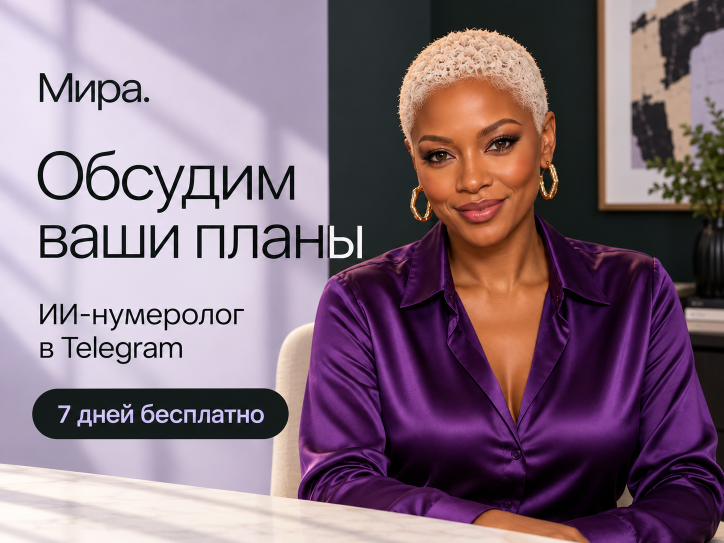
#> input picture docs/video-kit/yandex-direct/reference/ref-6-mira-lilac.png, 1448 x 1086 px (shown at 1/2 size)
$ python sheets-f.py
#> lines starting #> are read from the running program, lines starting #| are printed output that depends on the picture
#!/usr/bin/env python3
"""Concept F sheets -> ../../yandex-direct/concepts/F-depth/previews/
 F-main.jpg       row 1: benchmark | Mira E2 | Mira F ; row 2: five experts F
 F-proof-mira.jpg benchmark vs Mira F full size + split-tone glyph zoom of both
 F-faces.jpg      face check: kit scene (left) vs F scene (right) for each expert
 F-real-size.png  320x240"""
from pathlib import Path
from PIL import Image, ImageDraw, ImageFont
HERE = Path(__file__).resolve().parent; K = HERE.parent.parent / 'yandex-direct'; D = K / 'concepts' / 'F-depth'; P = D / 'previews'; P.mkdir(exist_ok=True)
EX = ['kira', 'asya', 'eva', 'mira', 'sofia']; NM = dict(mira='Мира', asya='Ася', eva='Ева', kira='Кира', sofia='София')
F = ImageFont.truetype(str(HERE / 'fonts' / 'Pretendard-Regular.otf'), 26); FB = ImageFont.truetype(str(HERE / 'fonts' / 'Pretendard-Medium.otf'), 30)
BG = (246, 244, 241); ref = Image.open(K / 'reference' / 'ref-6-mira-lilac.png').convert('RGB').resize((1440, 1080), Image.LANCZOS)
#> after `ref = Image.open(K / 'reference' / 'ref-6-mira-lilac.png').convert('RG`:
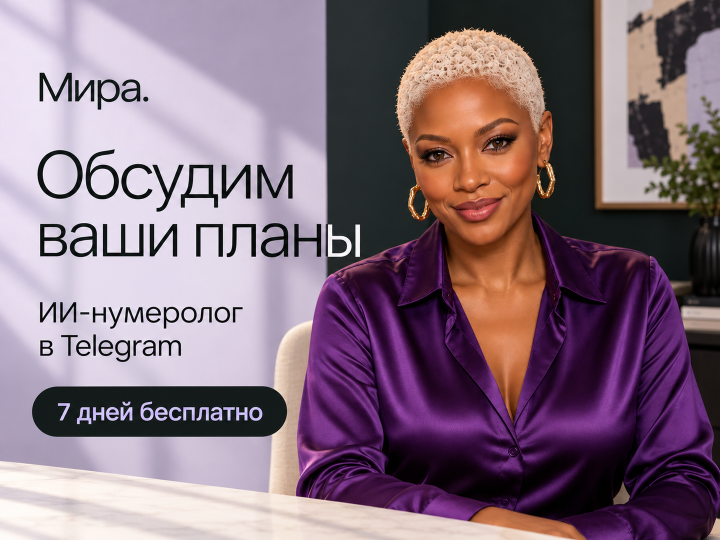
#> ref: PIL image 1440x1080 RGB (shown at 1/2 size); mean R, G, B 133.2, 111.3, 125.3
def im(p): return Image.open(p).convert('RGB')
#> returned value is the input picture: PIL image 1448x1086 RGB; mean R, G, B 133.2, 111.3, 125.3
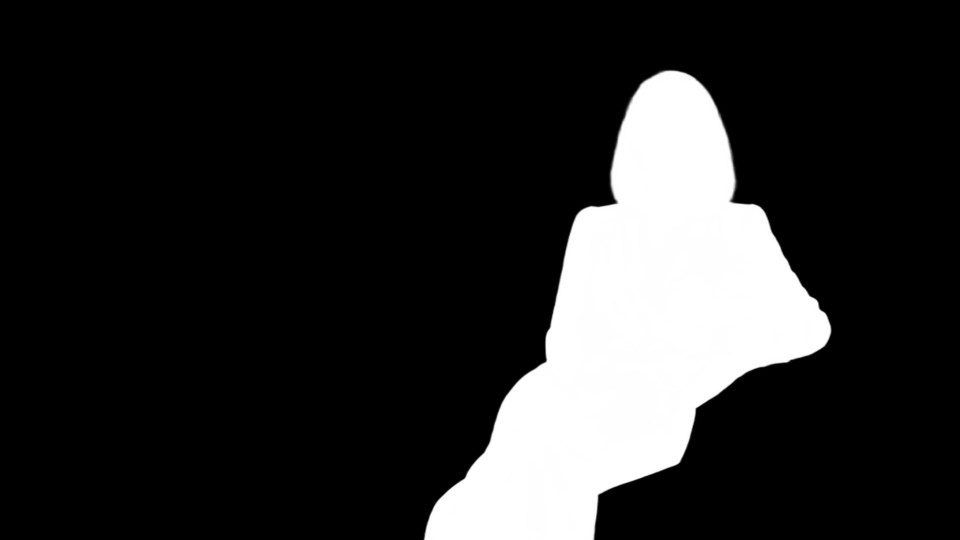
#> input picture docs/video-kit/scripts/yandex-direct/scenes-f/alisa-16x9-mask.png, 1920 x 1080 px, given in place of F-mira-4x3.jpg, which was not available (shown at 1/2 size)
def grid(items, cols, tw, th, title, gap=24):
#> called with cols = 3, tw = 853, th = 640, gap = 24
    rows = (len(items) + cols - 1) // cols; s = Image.new('RGB', (cols * tw + (cols + 1) * gap, 90 + rows * (th + 44 + gap) + gap), BG); d = ImageDraw.Draw(s)
#> after `rows = (len(items) + cols - 1) // cols`: rows = 1
#> after `s = Image.new('RGB', (cols * tw + (cols + 1) * gap, 90 + rows * (th + `:
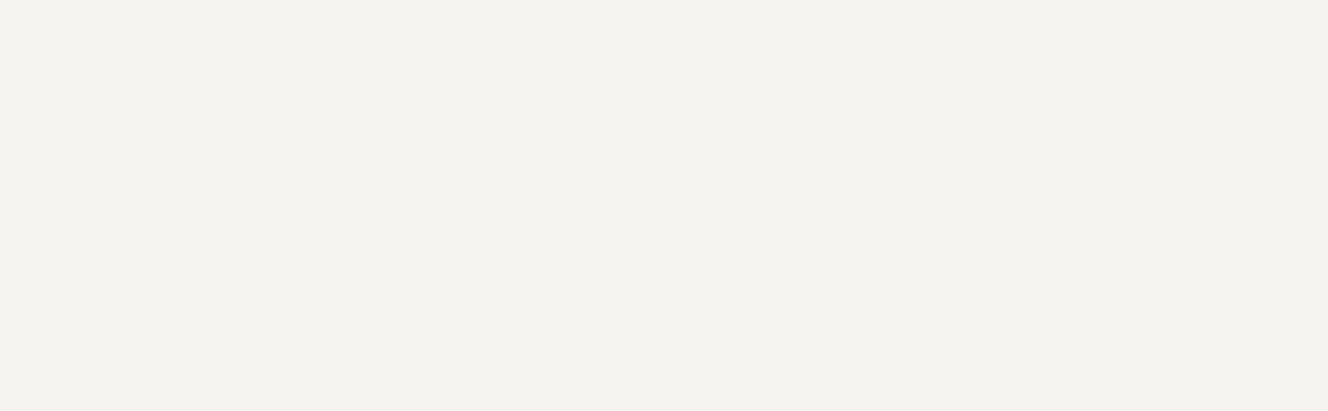
#> s: PIL image 2655x822 RGB (shown at 1/2 size); mean R, G, B 246, 244, 241
    d.text((gap, 30), title, font=FB, fill=(23, 25, 29))
    for i, (x, c) in enumerate(items):
        X = gap + (i % cols) * (tw + gap); Y = 90 + (i // cols) * (th + 44 + gap); s.paste(x.resize((tw, th), Image.LANCZOS), (X, Y)); d.text((X, Y + th + 8), c, font=F, fill=(70, 72, 78))
#> this loop made 3 passes
#> (c, X) on passes 1 to 3: ('Эталон', 24), ('Мира · E2 (прошлый шаг)', 901), ('Мира · F «Глубина»', 1778)
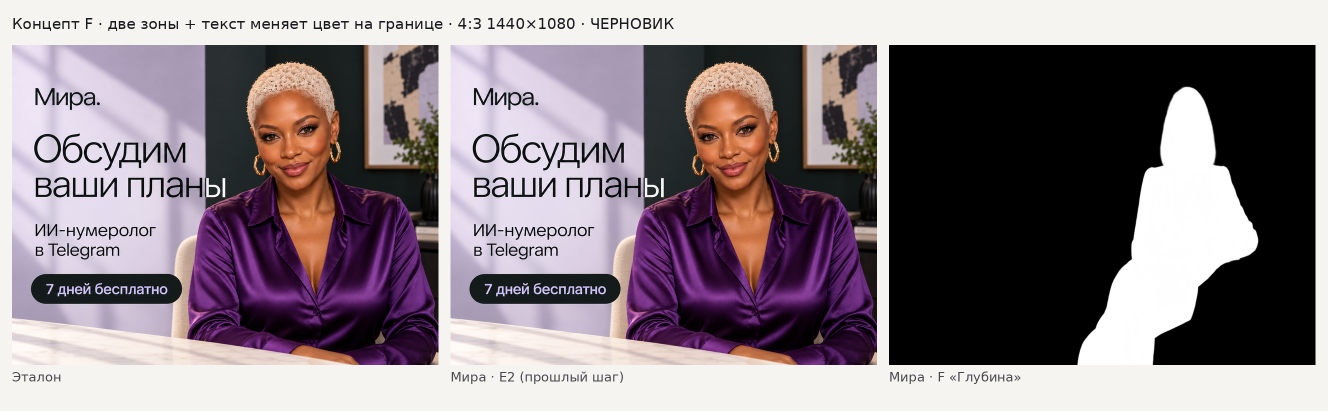
#> s: PIL image 2655x822 RGB (shown at 1/2 size); mean R, G, B 137.4, 126, 132.3
    return s
a = grid([(ref, 'Эталон'), (im(K / 'concepts/E-benchmark/E2-mira-4x3.jpg'), 'Мира · E2 (прошлый шаг)'), (im(D / 'F-mira-4x3.jpg'), 'Мира · F «Глубина»')], 3, 853, 640, 'Концепт F · две зоны + текст меняет цвет на границе · 4:3 1440×1080 · ЧЕРНОВИК')
#> (the run stopped early here; a loop or call above may not have finished)
